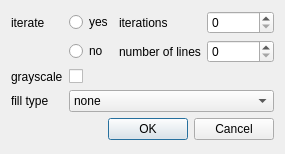
<?xml version="1.0" encoding="UTF-8"?>
<ui version="4.0">
 <class>SubstrateDialog</class>
 <widget class="QDialog" name="SubstrateDialog">
  <property name="geometry">
   <rect>
    <x>0</x>
    <y>0</y>
    <width>256</width>
    <height>154</height>
   </rect>
  </property>
  <property name="sizePolicy">
   <sizepolicy hsizetype="Fixed" vsizetype="Fixed">
    <horstretch>0</horstretch>
    <verstretch>0</verstretch>
   </sizepolicy>
  </property>
  <property name="windowTitle">
   <string>Dialog</string>
  </property>
  <layout class="QGridLayout" name="gridLayout">
   <item row="0" column="0">
    <widget class="QLabel" name="label_3">
     <property name="text">
      <string>iterate</string>
     </property>
    </widget>
   </item>
   <item row="0" column="1">
    <widget class="QRadioButton" name="radio_yes">
     <property name="text">
      <string>yes</string>
     </property>
    </widget>
   </item>
   <item row="4" column="0">
    <widget class="QLabel" name="label_2">
     <property name="text">
      <string>fill type</string>
     </property>
    </widget>
   </item>
   <item row="0" column="2">
    <widget class="QLabel" name="label">
     <property name="text">
      <string>iterations</string>
     </property>
    </widget>
   </item>
   <item row="1" column="1">
    <widget class="QRadioButton" name="radio_no">
     <property name="text">
      <string>no</string>
     </property>
    </widget>
   </item>
   <item row="1" column="2">
    <widget class="QLabel" name="label_4">
     <property name="text">
      <string>number of lines</string>
     </property>
    </widget>
   </item>
   <item row="0" column="3">
    <widget class="QSpinBox" name="iterations">
     <property name="maximum">
      <number>999999</number>
     </property>
    </widget>
   </item>
   <item row="1" column="3">
    <widget class="QSpinBox" name="lines">
     <property name="maximum">
      <number>9999</number>
     </property>
    </widget>
   </item>
   <item row="4" column="1" colspan="3">
    <widget class="QComboBox" name="combo">
     <item>
      <property name="text">
       <string>none</string>
      </property>
     </item>
     <item>
      <property name="text">
       <string>keep borders</string>
      </property>
     </item>
     <item>
      <property name="text">
       <string>no borders</string>
      </property>
     </item>
    </widget>
   </item>
   <item row="2" column="0">
    <widget class="QLabel" name="label_5">
     <property name="text">
      <string>grayscale</string>
     </property>
    </widget>
   </item>
   <item row="2" column="1">
    <widget class="QCheckBox" name="grayscale">
     <property name="text">
      <string/>
     </property>
    </widget>
   </item>
   <item row="5" column="1" colspan="3">
    <widget class="QDialogButtonBox" name="buttonBox">
     <property name="orientation">
      <enum>Qt::Horizontal</enum>
     </property>
     <property name="standardButtons">
      <set>QDialogButtonBox::Cancel|QDialogButtonBox::Ok</set>
     </property>
    </widget>
   </item>
  </layout>
 </widget>
 <resources/>
 <connections>
  <connection>
   <sender>buttonBox</sender>
   <signal>accepted()</signal>
   <receiver>SubstrateDialog</receiver>
   <slot>accept()</slot>
   <hints>
    <hint type="sourcelabel">
     <x>248</x>
     <y>254</y>
    </hint>
    <hint type="destinationlabel">
     <x>157</x>
     <y>274</y>
    </hint>
   </hints>
  </connection>
  <connection>
   <sender>buttonBox</sender>
   <signal>rejected()</signal>
   <receiver>SubstrateDialog</receiver>
   <slot>reject()</slot>
   <hints>
    <hint type="sourcelabel">
     <x>316</x>
     <y>260</y>
    </hint>
    <hint type="destinationlabel">
     <x>286</x>
     <y>274</y>
    </hint>
   </hints>
  </connection>
 </connections>
</ui>
